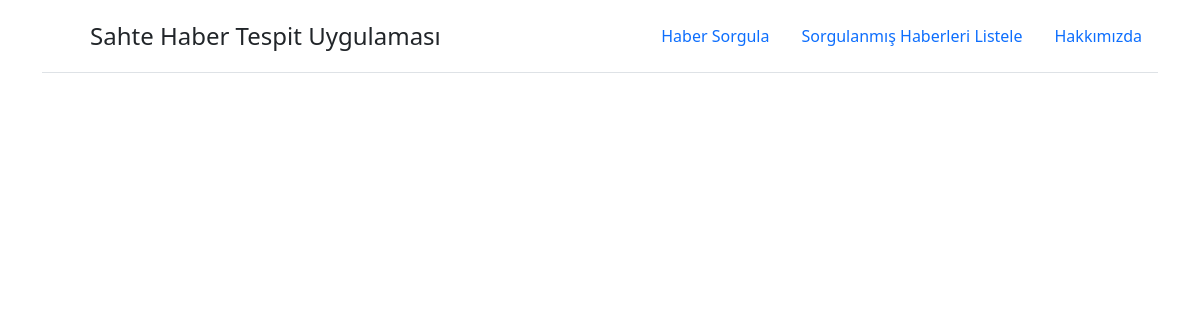
Before: /list/115 with the older database file.
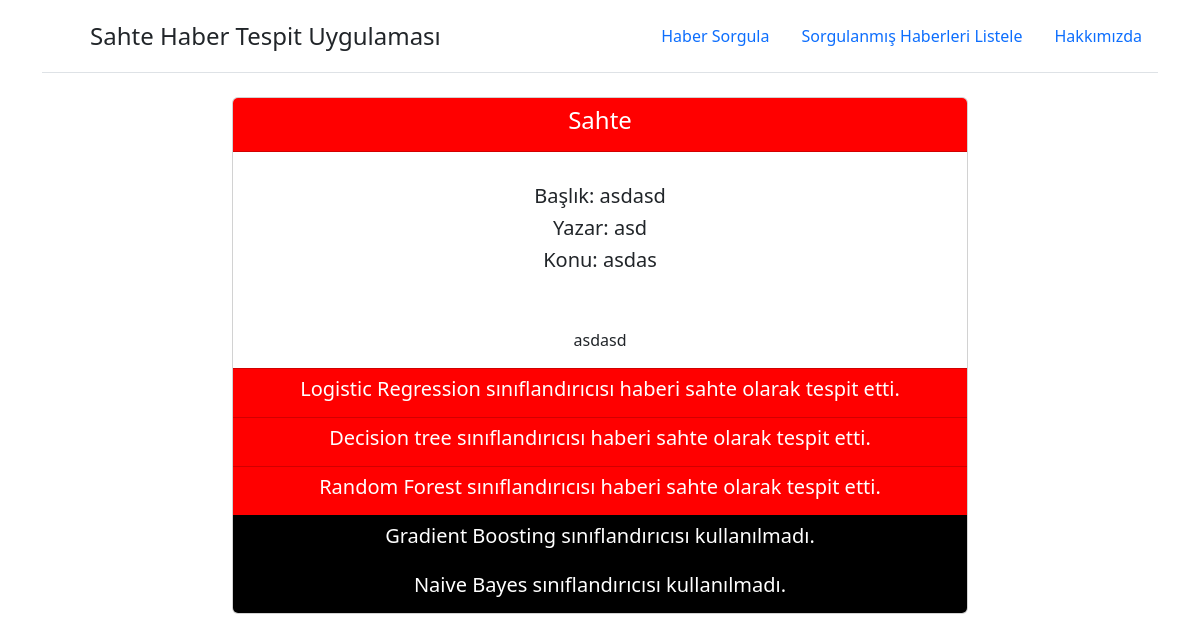
After: the same page with the newer database file.
### sorgu/models.py (models this page shows)
class News(models.Model) :
    news_Title= models.CharField(max_length=50)
    news_Author= models.CharField(max_length=50)
    news_Label= models.BooleanField(default=False)
    news_Text= models.CharField(max_length=5000)
    LR_Label= models.IntegerField(default=0)
    DT_Label= models.IntegerField(default=0)
    RFC_Label= models.IntegerField(default=0)
    GBC_Label= models.IntegerField(default=0)
    NB_Label= models.IntegerField(default=0)
    LR_Score= models.FloatField(default=0)
    DT_Score= models.FloatField(default=0)
    RFC_Score= models.FloatField(default=0)
    GBC_Score= models.FloatField(default=0)
    NB_Score= models.FloatField(default=0)
    short_Text= models.CharField(max_length=200,default="")
    news_Subject= models.CharField(max_length=50, default="a")

### sorgu/views.py (the view)
# urls.py: path("list/<int:idd>", views.classifield_news_details , name="news_detail"),
def classifield_news_details(request, idd):
    data={"data": News.objects.filter(id=idd)}
    return render(request, "classifield_news_detail.html", data)

### sorgu/templates/classifield_news_detail.html (shortened to what this page needs)
  {% load static   %}
<!DOCTYPE html>
<html lang="en">
<head>
    <link href="https://cdn.jsdelivr.net/npm/bootstrap@5.3.0-alpha1/dist/css/bootstrap.min.css"
    rel="stylesheet"
>
</head>
<body>
  {% include 'partials/_navbar.html' %}
  {% for k in data %}
    <div class="container ">
        <div class="row mt-4">
          <div class="col-md-2">
          </div>
          <div class="col-md-8">
            {% include 'partials/_detail.html' %}
          </div>
          <div class="col-md-2">
          </div>
        </div>
      </div>
 {%endfor%}
</body>
</html>

### sorgu/templates/partials/_navbar.html
<div class="container">
  <header class="d-flex flex-wrap justify-content-center py-3 mb-4 border-bottom">
    <a href="/" class="d-flex align-items-center mb-3 mb-md-0 me-md-auto text-dark text-decoration-none">
      <svg class="bi me-2" width="40" height="32"><use xlink:href="#bootstrap"></use></svg>
      <span class="fs-4">Sahte Haber Tespit Uygulaması</span>
    </a>
    <ul class="nav nav-pills">
      <li class="nav-item">
        <a class="nav-link" href="{% url 'question'%}">Haber Sorgula</a>
      </li>
      <li class="nav-item">
        <a class="nav-link" href="{% url 'listing'%}">Sorgulanmış Haberleri Listele</a>
      </li>
      <li class="nav-item">
        <a class="nav-link" href="{% url 'Hakkimizda'%}">Hakkımızda</a>
      </li>
    </ul>
  </header>
</div>

### sorgu/templates/partials/_detail.html
  <div class="card text-center">
    <div class="card-header" style="background-color: {% if k.news_Label %}green{% else %}red{% endif %};">
      <h4 style="color:#ffffff">
        {% if k.news_Label == 0 %}Sahte{% else %}Gerçek{% endif %}
      </h4>
    </div>
    <div style="display:flex" class="card-body">
        <div class="card-body">
            <h5 class="card-title">Başlık: {{k.news_Title}}</h5>
            <h5 class="card-title">Yazar: {{k.news_Author}}</h5>
            <h5 class="card-title">Konu: {{k.news_Subject}}</h5>
        </div>
    </div>
    <div class="card-body">
        <p class="card-text">{{k.news_Text}}</p>
      </div>
      <div class="card-footer text-muted" style="background-color: {% if k.LR_Label %}green{% else %}red{% endif %};">
        {% if k.LR_Label == 1 %}<h5 style="color:white;">Logistic Regression sınıflandırıcısı haberi gerçek olarak tespit etti.</h5>{% else %}<h5 style="color:white;">Logistic Regression sınıflandırıcısı haberi sahte olarak tespit etti.</h5>{% endif %}
      </div>
      <div class="card-footer text-muted" style=" background-color: {% if k.DT_Label %}green{% else %}red{% endif %};">
        {% if k.DT_Label == 1 %}<h5 style="color:white;">Decision tree sınıflandırıcısı haberi gerçek olarak tespit etti.</h5>{% else %}<h5 style="color:white;">Decision tree sınıflandırıcısı haberi sahte olarak tespit etti.</h5>{% endif %}
      </div>
      <div class="card-footer text-muted" style="background-color: {% if k.RFC_Label %}green{% else %}red{% endif %};">
        {% if k.RFC_Label == 1 %}<h5 style="color:white;">Random Forest sınıflandırıcısı haberi gerçek olarak tespit etti.</h5>{% else %}<h5 style="color:white;">Random Forest sınıflandırıcısı haberi sahte olarak tespit etti.</h5>{% endif %}
      </div>
      <div class="card-footer text-muted" style="background-color: {% if k.GBC_Label == -1 %}black{% elif k.GBC_Label == 1 %}green{% else %}red{% endif %};">
        {% if k.GBC_Label == -1 %}<h5 style="color:white;">Gradient Boosting sınıflandırıcısı kullanılmadı.</h5>{% elif k.GBC_Label == 1 %}<h5 style="color:white;">Gradient Boosting sınıflandırıcısı haberi gerçek olarak tespit etti.</h5>{% else %}<h5 style="color:white;">Gradient Boosting sınıflandırıcısı haberi sahte olarak tespit etti.</h5>{% endif %}
      </div>
      <div class="card-footer text-muted" style="background-color: {% if k.NB_Label == -1 %}black{% elif k.NB_Label == 1 %}green{% else %}red{% endif %}; color:white; ">
        {% if k.NB_Label == -1 %}<h5 style="color:white;">Naive Bayes sınıflandırıcısı kullanılmadı.</h5>{% elif k.NB_Label == 1 %}<h5 style="color:white;"> <h5 style="color:white;">Naive Bayes sınıflandırıcısı haberi gerçek olarak tespit etti.</h5>{% else %}<h5 style="color:white;">Naive Bayes sınıflandırıcısı haberi sahte olarak tespit etti.</h5>{% endif %}
      </div>
  </div>

Changed rows visible on the page:
added News: news_Label "Sahte", news_Title "asdasd", news_Author "asd", news_Subject "asdas", news_Text "asdasd", shows "Logistic Regression sınıflandırıcısı haberi sahte olarak tespit etti.", shows "Decision tree sınıflandırıcısı haberi sahte olarak tespit etti.", shows "Random Forest sınıflandırıcısı haberi sahte olarak tespit etti.", shows "Gradient Boosting sınıflandırıcısı kullanılmadı.", shows "Naive Bayes sınıflandırıcısı kullanılmadı."
